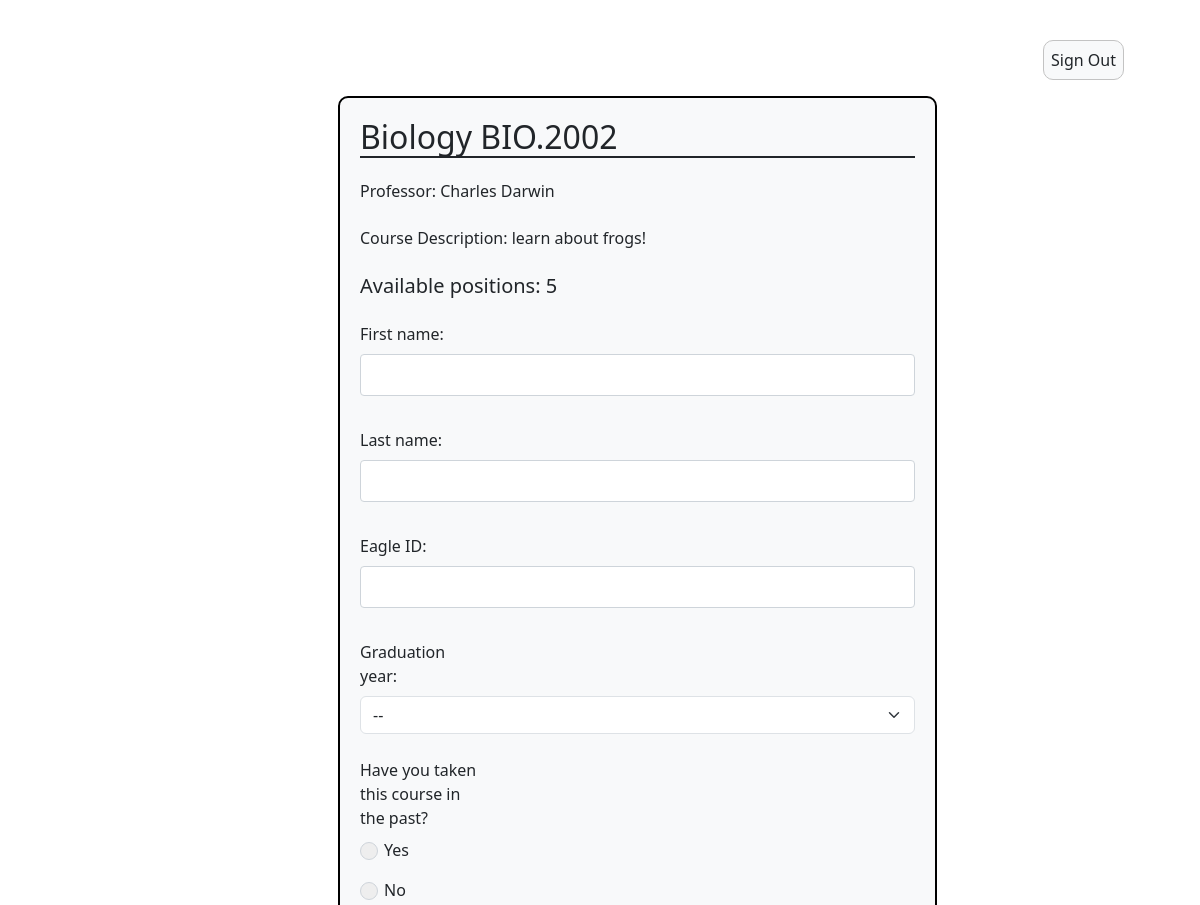
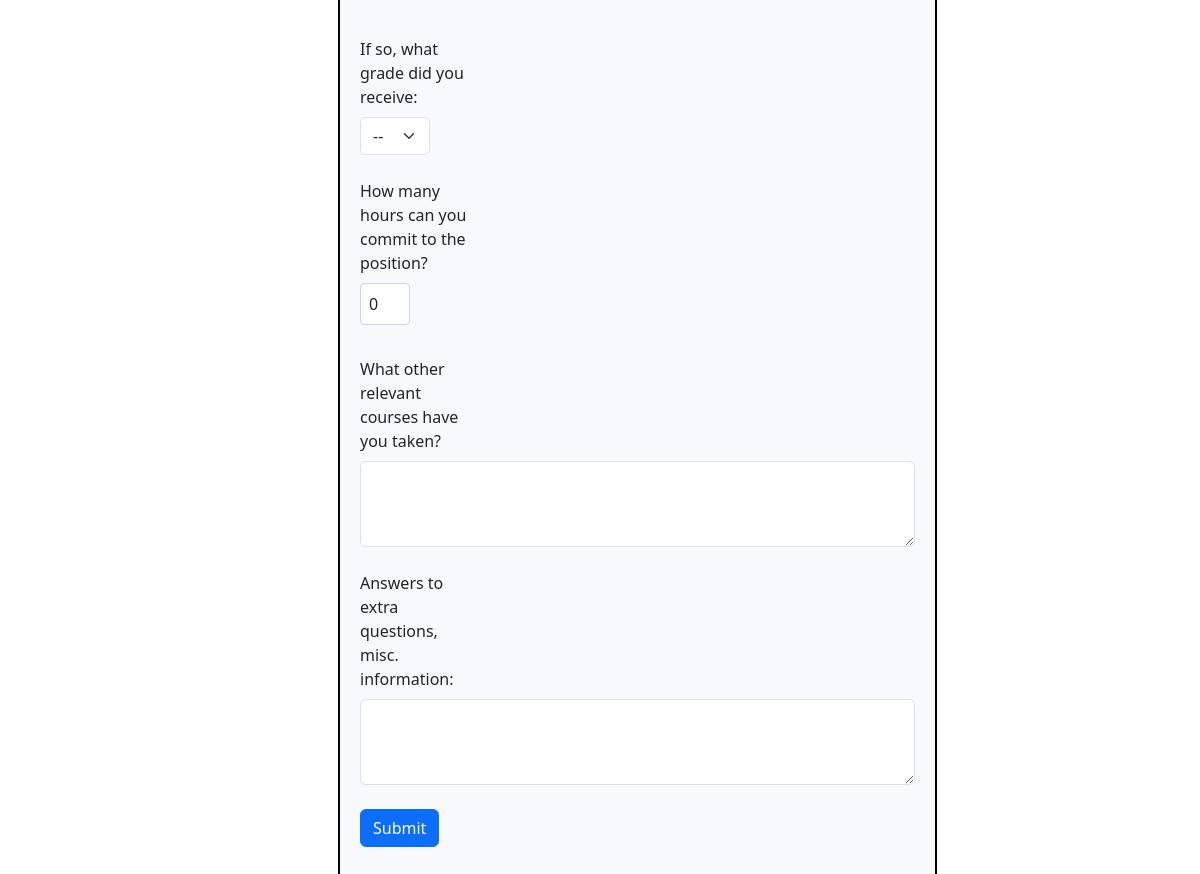
Screenshot of /apply_course/2/ with the database file from the repository (2 pictures, top to bottom).
### InstructorAddCourse/models.py (models this page shows)
class InstructorAddCourse(models.Model):
	course_instructor = models.ForeignKey(User, on_delete=models.CASCADE)
	course_name = models.CharField(max_length=255)
	course_number = models.CharField(max_length=255)
	course_instructor = models.CharField(max_length=255)
	description = models.CharField(max_length=800)
	total_time_commitment = models.DecimalField(max_digits=2, decimal_places=0, validators=[MinValueValidator(0)], default=0)
	has_discussion = models.CharField(choices=[('yes', 'Yes'),('no', 'No')], max_length=50, default='')
	num_ta_needed = models.DecimalField(max_digits=2, decimal_places=0, validators=[MinValueValidator(0)], default=0)
	curr_num_ta = models.IntegerField(default=0)
	graded_meeting = models.CharField(choices=[('yes', 'Yes'),('no', 'No')], max_length=50, default='')
	office_hours = models.DecimalField(max_digits=2, decimal_places=0, validators=[MinValueValidator(0)], default=0)
	other_info = models.CharField(max_length=800, default=None)
	term = models.CharField(default=get_default_term(), max_length=100)

### studentSummary/views.py (the view)
# urls.py: path("apply_course/<int:course_id>/", apply_course, name="apply_course"),
def apply_course(request, course_id):
    course = get_object_or_404(InstructorAddCourse, id=course_id)
    if request.method == 'POST':
        form = ApplicationForm(request.POST)
        if form.is_valid():
            user = CustomUser.objects.get(id=request.user.id)
            if user.can_apply():
                user.increment_applications()
                user.save()
                application = form.save(commit=False)
                application.student = request.user
                print(f'Before Saving: {application}')
                application.save()
                print(f'Saved Application: {application}')
                return render(request, 'success.html')
        else:
            print(form.errors)
            return render(request, 'application.html', {'form': form, 'course': course})
    else:
        form = ApplicationForm()
        return render(request, 'application.html', {'form': form, 'course': course})

### templates/application.html (shortened to what this page needs)
<!DOCTYPE html>
{% extends 'appbase.html' %} {% block content %} {% load static %}
<html>
  <head>
    <link rel="stylesheet" href="{% static 'application.css' %}" />
  </head>
  <body>
    <div class="container">
      <div class="row">
        <div class="col offset-md-3">
          <div class="form-group">
              <form method="post">
                <h2 class="border-bottom border-2 border-dark mb-4">
                  {{ course.course_name }} {{ course.course_number }}
                </h2>
                <h6 class="mb-4">
                  Professor: {{ course.course_instructor}}
                </h6>
                <p class="mb-4">
                  Course Description: {{ course.description }}
                </p>
                <h5 class="mb-4">
                  Available positions: {{course.num_ta_needed}}
                </h5>
                <div class="form-group mb-4">
                  {{ form.first_name.label_tag }} {{ form.first_name }}
                </div>
                <div class="form-group mb-4">
                  {{ form.last_name.label_tag }} {{ form.last_name }}
                </div>
                <div class="form-group mb-4">
                  {{ form.eagle_id.label_tag }} {{ form.eagle_id }}
                </div>
                <div class="form-group mb-4">
                  {{ form.grad.label_tag }} {{ form.grad }}
                </div>
                <div class="form-group mb-4">
                  {{ form.past_course.label_tag }} {% for radio in form.past_course %}
                  <div class="form-check">{{ radio }}</div>
                  {% endfor %}
                </div>
                <div class="form-group mb-4">
                  {{ form.grade.label_tag }} {{ form.grade }}
                </div>
                <div class="form-group mb-4">
                  {{ form.hours.label_tag }} {{ form.hours }}
                </div>
                <div class="form-group mb-4">
                  {{ form.other_courses.label_tag }} {{ form.other_courses }}
                </div>
                <div class="form-group mb-4">
                  {{ form.misc_information.label_tag }} {{ form.misc_information}}
                </div>
                <button type="submit" class="btn btn-primary btn-block mb-4">
                  Submit
                </button>
              </form>
            </div>
        </div>
      </div>
    </div>
  </body>
</html>
{% endblock %}

### static/application.css (style rules this page uses)
body { height: 100%; display: flex; align-items: center; justify-content: center; }
form { padding: 20px; border: 2px solid black; border-radius: 10px; background-color: #f8f9fa; max-width: 75%; overflow-y: scroll; }
#id_hours { width: 50px; }
#id_grade { width: 70px; }
.form-group { display: flex; flex-direction: column; margin-bottom: 1rem; }
.form-group label { width: 120px; margin-bottom: 0.5rem; }
.form-group input { width: 100%; padding: 0.5rem; margin-bottom: 0.5rem; border: 1px solid #ced4da; border-radius: 0.25rem; box-sizing: border-box; }
.form-check input[type="radio"] { width: 18px; height: 18px; border-radius: 50%; appearance: none; -webkit-appearance: none; -moz-appearance: none; background-color: #eee; outline: none; cursor: pointer; position: relative; box-sizing: border-box; }

### rows the page displays
InstructorAddCourse: course_name "Biology", course_number "BIO.2002", course_instructor "Charles Darwin", description "learn about frogs!", num_ta_needed "5"
